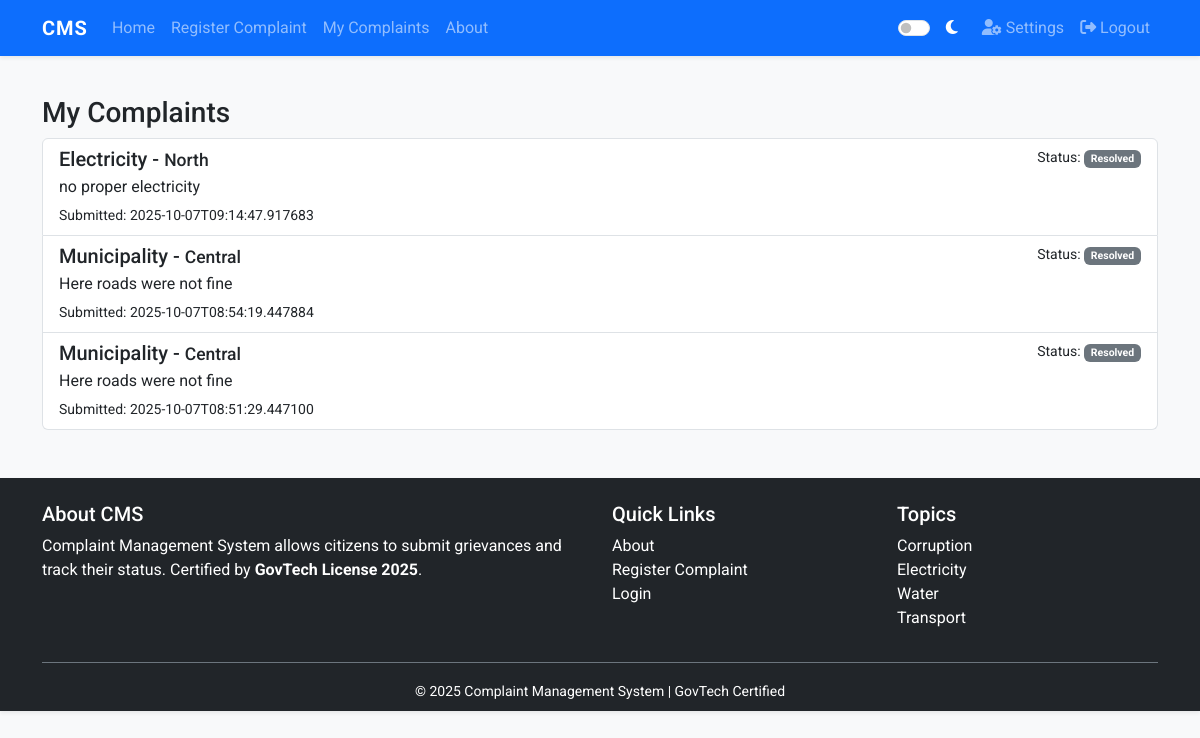
Page /citizen/dashboard (signed in) on the committed database.
### tables this page shows
CREATE TABLE complaints (
        id INTEGER PRIMARY KEY AUTOINCREMENT,
        user_id INTEGER,
        department TEXT,
        region TEXT,
        description TEXT,
        status TEXT DEFAULT 'Pending',
        date_submitted TEXT,
        FOREIGN KEY (user_id) REFERENCES users(id)
    );

### app.py (the view)
@app.route('/citizen/dashboard')
def citizen_dashboard():
    if 'user_id' not in session or session.get('role') != 'citizen':
        flash('Access denied.', 'danger')
        return redirect(url_for('login'))
    db = get_db()
    cur = db.execute('SELECT * FROM complaints WHERE user_id = ? ORDER BY date_submitted DESC', (session['user_id'],))
    complaints = cur.fetchall()
    return render_template('citizen_dashboard.html', complaints=complaints, datetime=datetime)

### app.py (called while the page is built)
def get_db():
    db = getattr(g, '_database', None)
    if db is None:
        db = g._database = sqlite3.connect(DB_PATH)
        db.row_factory = sqlite3.Row
    return db

@app.teardown_appcontext
def close_connection(exception):
    db = getattr(g, '_database', None)
    if db is not None:
        db.close()

### templates/citizen_dashboard.html (shortened to what this page needs)
{% extends "base.html" %}
{% block content %}
<h3>My Complaints</h3>
{% if complaints %}
  <div class="list-group">
    {% for c in complaints %}
      <div class="list-group-item">
        <div class="d-flex w-100 justify-content-between">
          <h5 class="mb-1">{{ c['department'] }} - <small>{{ c['region'] }}</small></h5>
          <small>Status: <span class="badge bg-secondary">{{ c['status'] }}</span></small>
        </div>
        <p class="mb-1">{{ c['description'] }}</p>
        <small>Submitted: {{ c['date_submitted'] }}</small>
      </div>
    {% endfor %}
  </div>
{% else %}
  <p>No complaints submitted yet. <a href="{{ url_for('complaint') }}">File one now.</a></p>
{% endif %}
{% endblock %}

### static/css/style.css (style rules this page uses)
:root { --primary: #0d6efd; --bg: #f8f9fa; --text: #212529; --card: #ffffff; --secondary: #6c757d; }
body { font-family: 'Roboto', sans-serif; background-color: var(--bg); color: var(--text); transition: background-color 0.4s, color 0.4s; }
.card, .jumbotron, .list-group-item, .table { background-color: var(--card); color: var(--text); transition: background-color 0.4s, color 0.4s; }

### rows in the picture
complaints: department "Electricity", region "North", status "Resolved", description "no proper electricity", date_submitted "2025-10-07T09:14:47.917683"
complaints: department "Municipality", region "Central", status "Resolved", description "Here roads were not fine", date_submitted "2025-10-07T08:54:19.447884"
complaints: department "Municipality", region "Central", status "Resolved", description "Here roads were not fine", date_submitted "2025-10-07T08:51:29.447100"
